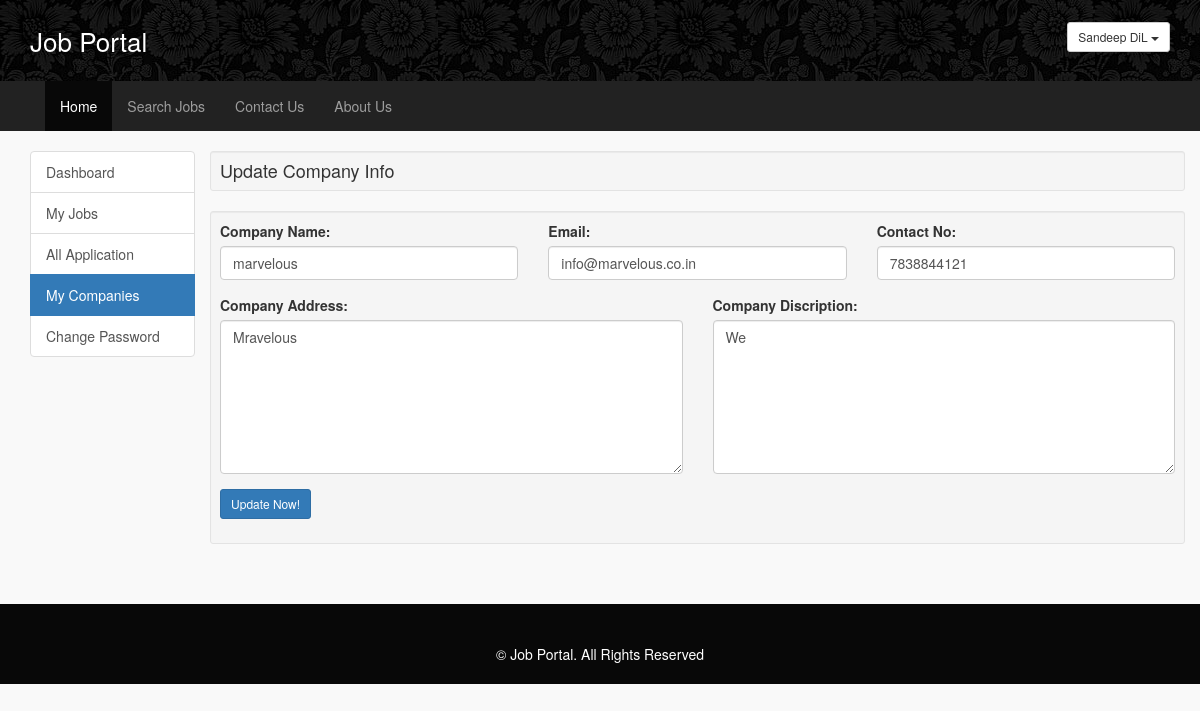
The page /myCompanyProfile.php (signed in) on the database its author committed.
### tables this page shows
CREATE TABLE `accounts` (
  `id` int(50) NOT NULL,
  `username` varchar(200) NOT NULL,
  `password` varchar(250) NOT NULL,
  `fName` varchar(200) NOT NULL,
  `lName` varchar(200) NOT NULL,
  `email` varchar(200) NOT NULL,
  `phoneNo` varchar(150) NOT NULL,
  `accountType` varchar(100) NOT NULL DEFAULT 'employee' COMMENT 'admin,employee,employer'
);

CREATE TABLE `companies` (
  `id` int(50) NOT NULL,
  `userID` int(100) NOT NULL,
  `name` varchar(100) NOT NULL,
  `info` longtext NOT NULL,
  `address` varchar(250) NOT NULL,
  `email` varchar(200) NOT NULL,
  `contactNo` varchar(100) NOT NULL
);

### Libs/config.php (called while the page is built, shortened)
<?php
$websiteBase = "http://localhost/Job_Portal/";
$websiteName = "Job Portal";
?>

### myCompanyProfile.php (the view, shortened to what this page needs)
<?php
	require 'Libs/config.php';
	include 'Libs/header.php';
if($userDetails['accountType']=='employer'):?>
<div class='container'>
	<div class='row'>
		<div class='col-md-2 col-sm-3'>
			<div class="list-group">
				<a href="<?php echo $websiteBase;?>/dashboard.php" class="list-group-item ">Dashboard</a>
				<a href="<?php echo $websiteBase;?>/jobsByMe.php" class="list-group-item ">My Jobs</a>
				<a href="<?php echo $websiteBase;?>/applicationEmployer.php" class="list-group-item ">All Application</a>
  				<a href="<?php echo $websiteBase;?>/myCompanyProfile.php" class="list-group-item active">My Companies</a>
  				<a href="<?php echo $websiteBase;?>/changePass.php" class="list-group-item">Change Password</a>
			</div>
		</div>
		<div class='col-md-10 col-sm-9'>
			<div class='row'>
			<div class='well well-sm'>
				<h4 class='m0'>Update Company Info</h4>
			</div>
			</div>
			<div class='row'>
				<form class='well well-sm' action='<?php echo $_SERVER['PHP_SELF'];?>' method='post'>
		<?php
		$userID = $_SESSION['islogin'];
			$companyDetails = mysqli_fetch_array(mysqli_query($dbCon ,"SELECT * FROM companies WHERE userID='$userID'"));
		?>
					<div class='row'>
						<div class='col-md-4 col-sm-4'>
							<div class='form-group'>
								<label for='companyName'>Company Name:</label>
								<input type='text' value='<?php echo $companyDetails['name'];?>' name='companyName' id='companyName' placeholder='Enter Company Name' class='form-control' required>
							</div>
						</div>
						<div class='col-md-4 col-sm-4'>
							<div class='form-group'>
								<label for='companyEmail'>Email:</label>
								<input type='email' value='<?php echo $companyDetails['email'];?>' name='companyEmail' id='companyEmail' placeholder='Enter Company Contact Email' class='form-control' required>
							</div>
						</div>
						<div class='col-md-4 col-sm-4'>
							<div class='form-group'>
								<label for='companyMob'>Contact No:</label>
								<input type='number' value='<?php echo $companyDetails['contactNo'];?>' name='companyMob' id='companyMob' placeholder='Enter Company Contact No' class='form-control' required>
							</div>
						</div>
					</div>
					<div class='row'>
						<div class='col-md-6 col-sm-6'>
							<div class='form-group'>
								<label for='companyAddress'>Company Address:</label>
								<textarea rows='7' name='companyAddress' id='companyAddress' class='form-control' placeholder='Address your company' required><?php echo $companyDetails['address'];?></textarea>
							</div>
						</div>
						<div class='col-md-6 col-sm-6'>
							<div class='form-group'>
								<label for='companyDisc'>Company Discription:</label>
								<textarea rows='7' name='companyDisc' id='companyDisc' class='form-control' placeholder='Discribe your company' required><?php echo $companyDetails['info'];?></textarea>
							</div>
						</div>
					</div>
					<div class='form-group'>
						<input type='submit' value='Update Now!' name='companySubmit' class='btn btn-primary btn-sm'>
					</div>
				</form>
			</div>
		</div>
	</div>
</div>
<?php else: ?>
<?php
	header("Location: dashboard.php");
endif;
	include 'Libs/footer.php';
?>

### Libs/header.php (shortened to what this page needs)
<!DOCTYPE html>
<html lang="en">
  <head>
    <link href="<?php echo $websiteBase;?>/assets/css/bootstrap.min.css" rel="stylesheet">
    <link href="<?php echo $websiteBase;?>/assets/fa/css/font-awesome.min.css" rel="stylesheet">
    <link href="<?php echo $websiteBase;?>/assets/css/style.css" rel="stylesheet">
  </head>
  <body>
  <header>
  	<div class='container'>
    		<a class='logo' href='<?php echo $websiteBase;?>/index.php'><?php echo $websiteName; ?></a>
        	<?php
        	if(isset($_SESSION['islogin'])){
        		$theSQL = "SELECT * FROM accounts WHERE id=".$_SESSION['islogin'];
        		$userDetails = mysqli_fetch_array(mysqli_query($dbCon,$theSQL));
        		?>
        		<div class="dropdown pull-right">
				<button class="btn btn-default btn-sm dropdown-toggle" type="button" id="dropdownMenu1" data-toggle="dropdown" aria-expanded="true">
					<?php echo $userDetails['fName']." ".$userDetails['lName'];?>
					<span class="caret"></span>
				</button>
			</div>
		<?php
		}
		?>
    </div>
  </header>
  <nav class="navbar navbar-inverse sandeepdil">
  <div class="container">
    <div class="collapse navbar-collapse" id="bs-example-navbar-collapse-1">
      <ul class="nav navbar-nav">
        <li class="active"><a href="<?php echo $websiteBase;?>/index.php">Home <span class="sr-only">(current)</span></a></li>
        <li><a href="<?php echo $websiteBase;?>/search.php">Search Jobs</a></li>
        <li><a href="<?php echo $websiteBase;?>/contact-us.php">Contact Us</a></li>
        <li><a href="<?php echo $websiteBase;?>/about-us.php">About Us</a></li>
      </ul>
    </div>
  </div>
</nav>

### assets/css/style.css (style rules this page uses)
body { background: #f9f9f9; }
.m0 { margin: 0px; }
header { background: #080808 url("headerBg.jpg"); color: #ffffff; padding: 22px 0px; }
header .logo { color: #ffffff; text-decoration: none; font-size: 26px; }
nav.sandeepdil { border-radius: 0px; border: 0px; }

### rows shown on the page
accounts: fName "Sandeep", lName "DiL"
companies: companyName "marvelous", companyEmail "info@marvelous.co.in", companyMob "7838844121", companyAddress "Mravelous", companyDisc "We"

### other values the page prints
$websiteName "Job Portal"
